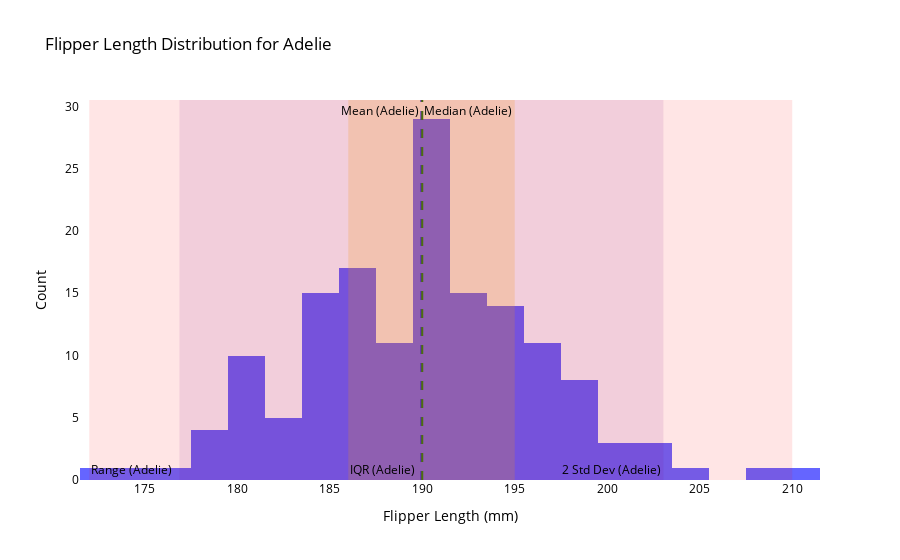
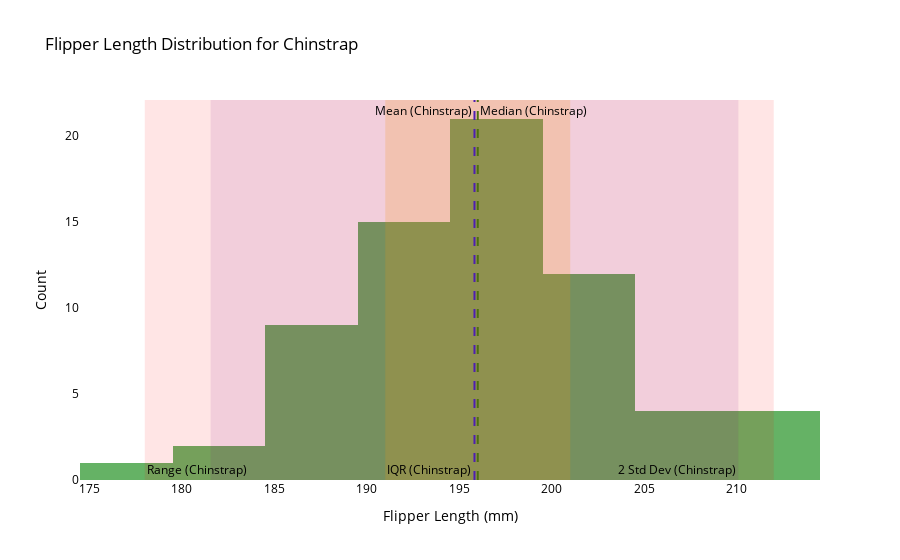
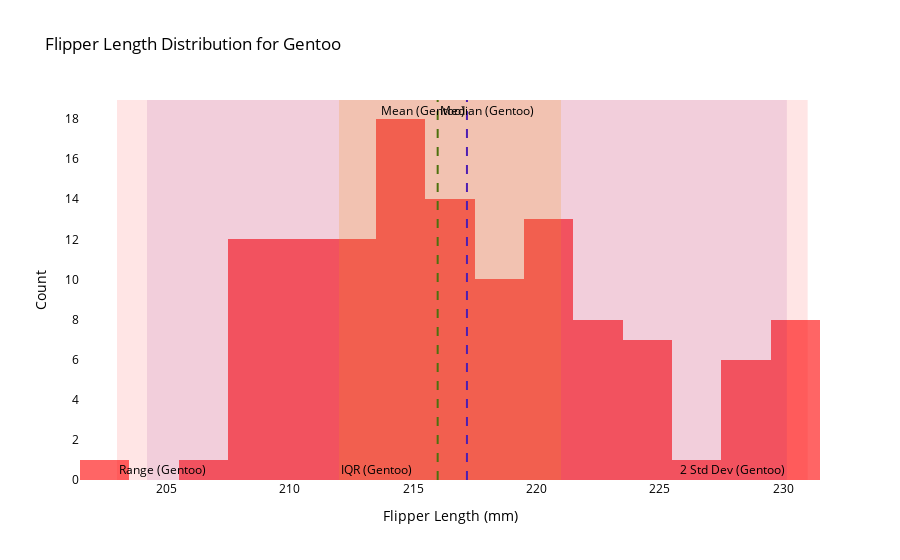

Notebook cell for these charts, in order:
### Code cell
import pandas as pd
import plotly.graph_objects as go

# Load the dataset
url = "https://raw.githubusercontent.com/mwaskom/seaborn-data/master/penguins.csv"
penguins = pd.read_csv(url)

# Filter out rows with missing values in flipper_length_mm
penguins = penguins.dropna(subset=["flipper_length_mm"])

# Function to calculate statistics
def calculate_statistics(data):
    mean = data.mean()
    median = data.median()
    min_val = data.min()
    max_val = data.max()
    std = data.std()
    iqr = data.quantile(0.75) - data.quantile(0.25)
    lower_iqr = data.quantile(0.25)
    upper_iqr = data.quantile(0.75)
    return mean, median, min_val, max_val, std, iqr, lower_iqr, upper_iqr

# Color mapping for each species
colors = {
    'Adelie': 'blue',
    'Chinstrap': 'green',
    'Gentoo': 'red'
}

# Create histograms for each species
species_list = penguins['species'].unique()

# Iterate over each species and create separate figures
for species in species_list:
    # Filter the data for the species
    species_data = penguins[penguins['species'] == species]
    
    # Calculate statistics
    flipper_length = species_data['flipper_length_mm']
    mean, median, min_val, max_val, std, iqr, lower_iqr, upper_iqr = calculate_statistics(flipper_length)
    
    # Initialize a new figure for each species
    fig = go.Figure()
    
    # Add histogram with species-specific color
    fig.add_trace(go.Histogram(x=flipper_length, name=species, opacity=0.6, marker_color=colors[species]))
    
    # Add lines for mean and median
    fig.add_vline(x=mean, line=dict(color='blue', dash='dash'), annotation_text=f"Mean ({species})", annotation_position="top left")
    fig.add_vline(x=median, line=dict(color='green', dash='dash'), annotation_text=f"Median ({species})", annotation_position="top right")
    
    # Add rectangles for scales
    # Range (min to max)
    fig.add_vrect(x0=min_val, x1=max_val, fillcolor="red", opacity=0.1, line_width=0, annotation_text=f"Range ({species})", annotation_position="bottom left")
    
    # Interquartile range
    fig.add_vrect(x0=lower_iqr, x1=upper_iqr, fillcolor="orange", opacity=0.2, line_width=0, annotation_text=f"IQR ({species})", annotation_position="bottom left")
    
    # 2 standard deviations from the mean
    fig.add_vrect(x0=mean - 2 * std, x1=mean + 2 * std, fillcolor="purple", opacity=0.1, line_width=0, annotation_text=f"2 Std Dev ({species})", annotation_position="bottom right")
    
    # Update layout for each figure
    fig.update_layout(
        title=f"Flipper Length Distribution for {species}",
        xaxis_title="Flipper Length (mm)",
        yaxis_title="Count",
        legend_title="Statistics",
        barmode="overlay",
        plot_bgcolor='white',  # Set background to white
        paper_bgcolor='white',  # Set paper background to white
        font=dict(color='black')  # Set text color to black for better contrast
    )
    
    # Show the plot for each species
    fig.show()

### Figure 1 — Plotly figure (JSON) as saved in the notebook; plotly's stock layout.template omitted (floating-point values rounded to 4 significant figures; data arrays with more than 128 entries replaced by an {"elided": "..."} marker saying what was removed)
{"data": [{"marker": {"color": "blue"}, "name": "Adelie", "opacity": 0.6, "type": "histogram", "x": {"elided": "151 int values"}}], "layout": {"annotations": [{"showarrow": false, "text": "Mean (Adelie)", "x": 190.0, "xanchor": "right", "xref": "x", "y": 1, "yanchor": "top", "yref": "y domain"}, {"showarrow": false, "text": "Median (Adelie)", "x": 190, "xanchor": "left", "xref": "x", "y": 1, "yanchor": "top", "yref": "y domain"}, {"showarrow": false, "text": "Range (Adelie)", "x": 172, "xanchor": "left", "xref": "x", "y": 0, "yanchor": "bottom", "yref": "y domain"}, {"showarrow": false, "text": "IQR (Adelie)", "x": 186, "xanchor": "left", "xref": "x", "y": 0, "yanchor": "bottom", "yref": "y domain"}, {"showarrow": false, "text": "2 Std Dev (Adelie)", "x": 203.0, "xanchor": "right", "xref": "x", "y": 0, "yanchor": "bottom", "yref": "y domain"}], "barmode": "overlay", "font": {"color": "black"}, "legend": {"title": {"text": "Statistics"}}, "paper_bgcolor": "white", "plot_bgcolor": "white", "shapes": [{"line": {"color": "blue", "dash": "dash"}, "type": "line", "x0": 190.0, "x1": 190.0, "xref": "x", "y0": 0, "y1": 1, "yref": "y domain"}, {"line": {"color": "green", "dash": "dash"}, "type": "line", "x0": 190, "x1": 190, "xref": "x", "y0": 0, "y1": 1, "yref": "y domain"}, {"fillcolor": "red", "line": {"width": 0}, "opacity": 0.1, "type": "rect", "x0": 172, "x1": 210, "xref": "x", "y0": 0, "y1": 1, "yref": "y domain"}, {"fillcolor": "orange", "line": {"width": 0}, "opacity": 0.2, "type": "rect", "x0": 186, "x1": 195, "xref": "x", "y0": 0, "y1": 1, "yref": "y domain"}, {"fillcolor": "purple", "line": {"width": 0}, "opacity": 0.1, "type": "rect", "x0": 176.9, "x1": 203.0, "xref": "x", "y0": 0, "y1": 1, "yref": "y domain"}], "title": {"text": "Flipper Length Distribution for Adelie"}, "xaxis": {"title": {"text": "Flipper Length (mm)"}}, "yaxis": {"title": {"text": "Count"}}}}

### Figure 2 — Plotly figure (JSON) as saved in the notebook; plotly's stock layout.template omitted (floating-point values rounded to 4 significant figures)
{"data": [{"marker": {"color": "green"}, "name": "Chinstrap", "opacity": 0.6, "type": "histogram", "x": [192, 196, 193, 188, 197, 198, 178, 197, 195, 198, 193, 194, 185, 201, 190, 201, 197, 181, 190, 195, 181, 191, 187, 193, 195, 197, 200, 200, 191, 205, 187, 201, 187, 203, 195, 199, 195, 210, 192, 205, 210, 187, 196, 196, 196, 201, 190, 212, 187, 198, 199, 201, 193, 203, 187, 197, 191, 203, 202, 194, 206, 189, 195, 207, 202, 193, 210, 198]}], "layout": {"annotations": [{"showarrow": false, "text": "Mean (Chinstrap)", "x": 195.8, "xanchor": "right", "xref": "x", "y": 1, "yanchor": "top", "yref": "y domain"}, {"showarrow": false, "text": "Median (Chinstrap)", "x": 196, "xanchor": "left", "xref": "x", "y": 1, "yanchor": "top", "yref": "y domain"}, {"showarrow": false, "text": "Range (Chinstrap)", "x": 178, "xanchor": "left", "xref": "x", "y": 0, "yanchor": "bottom", "yref": "y domain"}, {"showarrow": false, "text": "IQR (Chinstrap)", "x": 191, "xanchor": "left", "xref": "x", "y": 0, "yanchor": "bottom", "yref": "y domain"}, {"showarrow": false, "text": "2 Std Dev (Chinstrap)", "x": 210.1, "xanchor": "right", "xref": "x", "y": 0, "yanchor": "bottom", "yref": "y domain"}], "barmode": "overlay", "font": {"color": "black"}, "legend": {"title": {"text": "Statistics"}}, "paper_bgcolor": "white", "plot_bgcolor": "white", "shapes": [{"line": {"color": "blue", "dash": "dash"}, "type": "line", "x0": 195.8, "x1": 195.8, "xref": "x", "y0": 0, "y1": 1, "yref": "y domain"}, {"line": {"color": "green", "dash": "dash"}, "type": "line", "x0": 196, "x1": 196, "xref": "x", "y0": 0, "y1": 1, "yref": "y domain"}, {"fillcolor": "red", "line": {"width": 0}, "opacity": 0.1, "type": "rect", "x0": 178, "x1": 212, "xref": "x", "y0": 0, "y1": 1, "yref": "y domain"}, {"fillcolor": "orange", "line": {"width": 0}, "opacity": 0.2, "type": "rect", "x0": 191, "x1": 201, "xref": "x", "y0": 0, "y1": 1, "yref": "y domain"}, {"fillcolor": "purple", "line": {"width": 0}, "opacity": 0.1, "type": "rect", "x0": 181.6, "x1": 210.1, "xref": "x", "y0": 0, "y1": 1, "yref": "y domain"}], "title": {"text": "Flipper Length Distribution for Chinstrap"}, "xaxis": {"title": {"text": "Flipper Length (mm)"}}, "yaxis": {"title": {"text": "Count"}}}}

### Figure 3 — Plotly figure (JSON) as saved in the notebook; plotly's stock layout.template omitted (floating-point values rounded to 4 significant figures)
{"data": [{"marker": {"color": "red"}, "name": "Gentoo", "opacity": 0.6, "type": "histogram", "x": [211, 230, 210, 218, 215, 210, 211, 219, 209, 215, 214, 216, 214, 213, 210, 217, 210, 221, 209, 222, 218, 215, 213, 215, 215, 215, 216, 215, 210, 220, 222, 209, 207, 230, 220, 220, 213, 219, 208, 208, 208, 225, 210, 216, 222, 217, 210, 225, 213, 215, 210, 220, 210, 225, 217, 220, 208, 220, 208, 224, 208, 221, 214, 231, 219, 230, 214, 229, 220, 223, 216, 221, 221, 217, 216, 230, 209, 220, 215, 223, 212, 221, 212, 224, 212, 228, 218, 218, 212, 230, 218, 228, 212, 224, 214, 226, 216, 222, 203, 225, 219, 228, 215, 228, 216, 215, 210, 219, 208, 209, 216, 229, 213, 230, 217, 230, 217, 222, 214, 215, 222, 212, 213]}], "layout": {"annotations": [{"showarrow": false, "text": "Mean (Gentoo)", "x": 217.2, "xanchor": "right", "xref": "x", "y": 1, "yanchor": "top", "yref": "y domain"}, {"showarrow": false, "text": "Median (Gentoo)", "x": 216, "xanchor": "left", "xref": "x", "y": 1, "yanchor": "top", "yref": "y domain"}, {"showarrow": false, "text": "Range (Gentoo)", "x": 203, "xanchor": "left", "xref": "x", "y": 0, "yanchor": "bottom", "yref": "y domain"}, {"showarrow": false, "text": "IQR (Gentoo)", "x": 212, "xanchor": "left", "xref": "x", "y": 0, "yanchor": "bottom", "yref": "y domain"}, {"showarrow": false, "text": "2 Std Dev (Gentoo)", "x": 230.2, "xanchor": "right", "xref": "x", "y": 0, "yanchor": "bottom", "yref": "y domain"}], "barmode": "overlay", "font": {"color": "black"}, "legend": {"title": {"text": "Statistics"}}, "paper_bgcolor": "white", "plot_bgcolor": "white", "shapes": [{"line": {"color": "blue", "dash": "dash"}, "type": "line", "x0": 217.2, "x1": 217.2, "xref": "x", "y0": 0, "y1": 1, "yref": "y domain"}, {"line": {"color": "green", "dash": "dash"}, "type": "line", "x0": 216, "x1": 216, "xref": "x", "y0": 0, "y1": 1, "yref": "y domain"}, {"fillcolor": "red", "line": {"width": 0}, "opacity": 0.1, "type": "rect", "x0": 203, "x1": 231, "xref": "x", "y0": 0, "y1": 1, "yref": "y domain"}, {"fillcolor": "orange", "line": {"width": 0}, "opacity": 0.2, "type": "rect", "x0": 212, "x1": 221, "xref": "x", "y0": 0, "y1": 1, "yref": "y domain"}, {"fillcolor": "purple", "line": {"width": 0}, "opacity": 0.1, "type": "rect", "x0": 204.2, "x1": 230.2, "xref": "x", "y0": 0, "y1": 1, "yref": "y domain"}], "title": {"text": "Flipper Length Distribution for Gentoo"}, "xaxis": {"title": {"text": "Flipper Length (mm)"}}, "yaxis": {"title": {"text": "Count"}}}}
